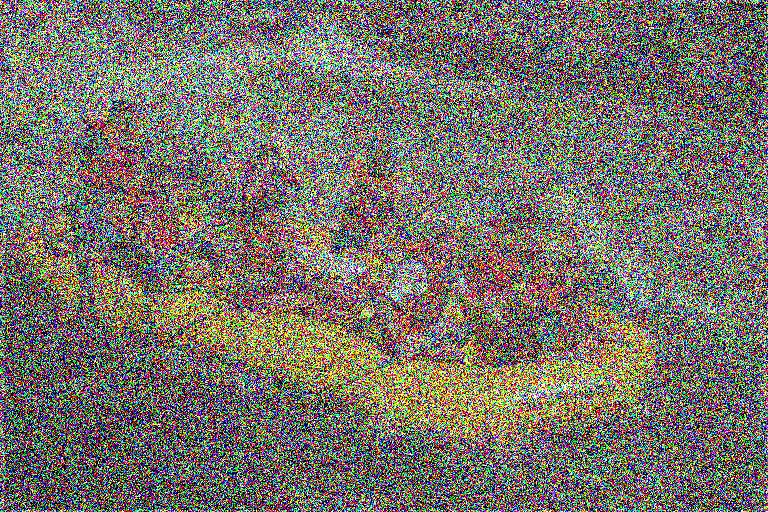
%> input picture BRISQUE_release/testimage1.bmp, 768 x 512 px
$ octave problem4.m   (GNU Octave 9; MATLAB toolbox functions it lacks are replaced by stand-ins)
%> lines starting %> are read from the running program, lines starting %| are printed output that depends on the picture
### BRISQUE_release/brisquescore.m
function qualityscore  = brisquescore(imdist)

if(size(imdist,3)==3)
    imdist = uint8(imdist);
    imdist = rgb2gray(imdist);
end

imdist = double(imdist);

if(nargin<2)
feat = brisque_feature(imdist);
disp('feat computed')
end


%---------------------------------------------------------------------
%Quality Score Computation
%---------------------------------------------------------------------


fid = fopen('test_ind','w');

for jj = 1:size(feat,1)

fprintf(fid,'1 ');
for kk = 1:size(feat,2)
fprintf(fid,'%d:%f ',kk,feat(jj,kk));
end
fprintf(fid,'\n');
end

fclose(fid);
warning off all
delete output test_ind_scaled dump
system('svm-scale -r allrange test_ind >> test_ind_scaled');
system('svm-predict -b 1 test_ind_scaled allmodel output >>dump');

load output
qualityscore = output;

### BRISQUE_release/brisque_feature.m
function feat = brisque_feature(imdist)

%------------------------------------------------
% Feature Computation
%-------------------------------------------------
scalenum = 2;
window = fspecial('gaussian',7,7/6);
window = window/sum(sum(window));

feat = [];
tic
for itr_scale = 1:scalenum

mu            = filter2(window, imdist, 'same');
mu_sq         = mu.*mu;
sigma         = sqrt(abs(filter2(window, imdist.*imdist, 'same') - mu_sq));
structdis     = (imdist-mu)./(sigma+1);


[alpha overallstd]       = estimateggdparam(structdis(:));
feat                     = [feat alpha overallstd^2];


shifts                   = [ 0 1;1 0 ; 1 1; -1 1];

for itr_shift =1:4

shifted_structdis        = circshift(structdis,shifts(itr_shift,:));
pair                     = structdis(:).*shifted_structdis(:);
[alpha leftstd rightstd] = estimateaggdparam(pair);
const                    =(sqrt(gamma(1/alpha))/sqrt(gamma(3/alpha)));
meanparam                =(rightstd-leftstd)*(gamma(2/alpha)/gamma(1/alpha))*const;
feat                     =[feat alpha meanparam leftstd^2 rightstd^2];

end


imdist                   = imresize(imdist,0.5);


end
toc

### BRISQUE_release/estimateggdparam.m
function [gamparam sigma] = estimateggdparam(vec)


gam                              = 0.2:0.001:10;
r_gam                            = (gamma(1./gam).*gamma(3./gam))./((gamma(2./gam)).^2);

sigma_sq                         = mean((vec).^2);
sigma                            = sqrt(sigma_sq);
E                                = mean(abs(vec));
rho                              = sigma_sq/E^2;
[min_difference, array_position] = min(abs(rho - r_gam));
gamparam                         = gam(array_position);

### problem4.m
clear();
%% 4. Image Quality (a)
% images/
%% 4. Image Quality (b)
% See attached spreadsheet
%% 4. Image Quality (c)
% See attached spreadsheet
%% 4. Image Quality (d)
% Read in images
img1 = imread('BRISQUE_release/testimage1.bmp');
%> img1 is the input picture: size 512x768x3 uint8; mean R, G, B 119.4, 114.8, 105.7
img2 = imread('BRISQUE_release/testimage2.bmp');
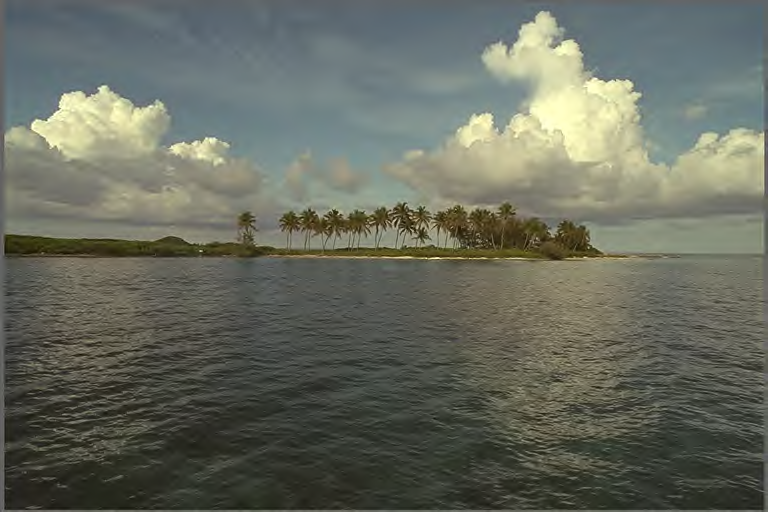
%> input picture BRISQUE_release/testimage2.bmp, 768 x 512 px
%> img2 is the input picture: size 512x768x3 uint8; mean R, G, B 103, 106.9, 95.4
% Show images side-by-side
figure('NumberTitle', 'off', 'Name', '2(a)');
subplot(121); imshow(img1); title('testimage1');
subplot(122); imshow(img2); title('testimage2');
% Calculate quality scores
qualityscore1 = brisquescore(img1);
%> in brisquescore, `imdist = rgb2gray(imdist);`:
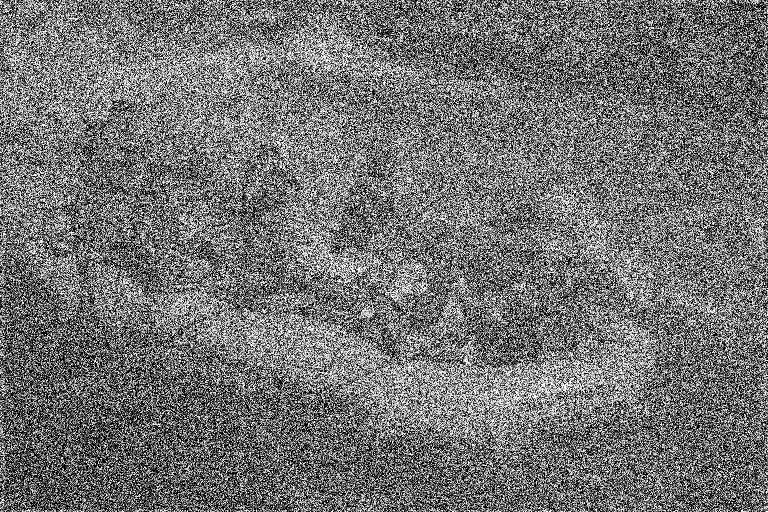
%> imdist: size 512x768 uint8; min 0, max 255, mean 115.2
%> the loop in brisque_feature, `for itr_scale = 1:scalenum` made 2 passes
%> (sigma_sq in estimateggdparam, E in estimateggdparam, rho in estimateggdparam, min_difference in estimateggdparam, array_position in estimateggdparam, gamparam in estimateggdparam) on pass 1: (0.797, 0.773, 1.33, 0.0159, 9801, 10)
%> (sigma_sq in estimateggdparam, E in estimateggdparam, rho in estimateggdparam, min_difference in estimateggdparam, array_position in estimateggdparam, gamparam in estimateggdparam) on pass 2: (0.69, 0.689, 1.45, 1.69e-05, 2924, 3.12)
%> pass 1, in brisque_feature, `mu            = filter2(window, imdist, 'same');`:
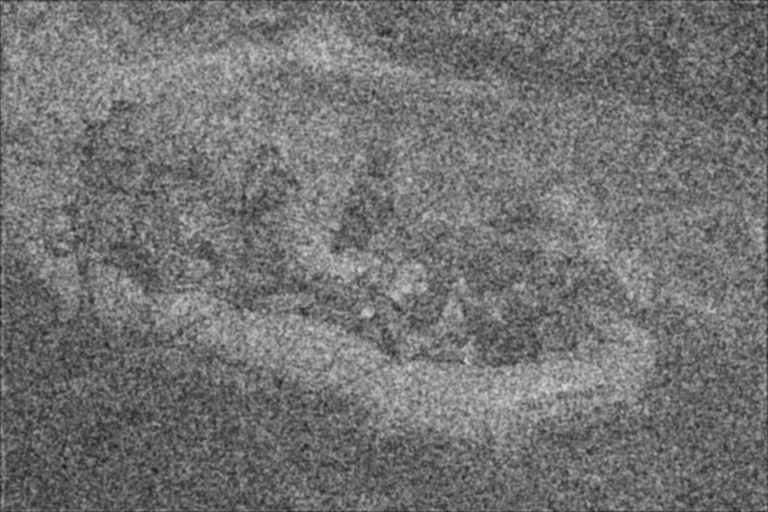
%> mu: size 512x768 double; min 26.8, max 216.4, mean 114.8
%> pass 1, in brisque_feature, `mu_sq         = mu.*mu;`:
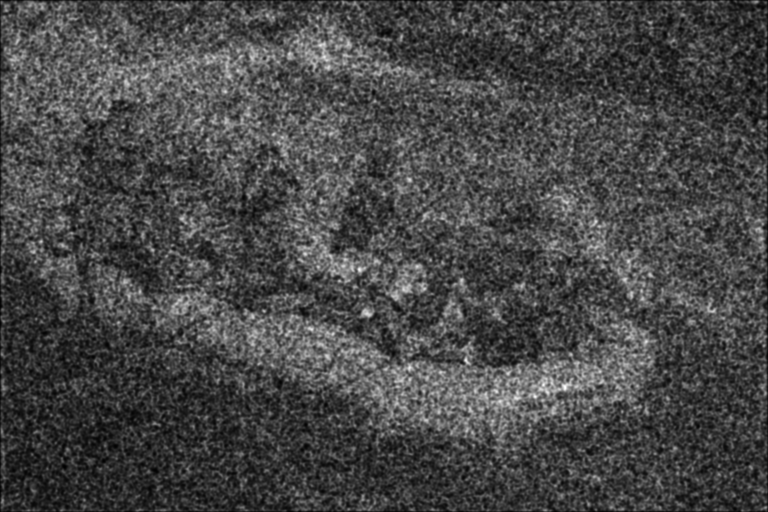
%> mu_sq: size 512x768 double; min 718.3, max 46843, mean 13790.6; drawn with min black and max white
%> pass 1, in brisque_feature, `sigma         = sqrt(abs(filter2(window, imdist.*imdist, 'same') - mu_..`:
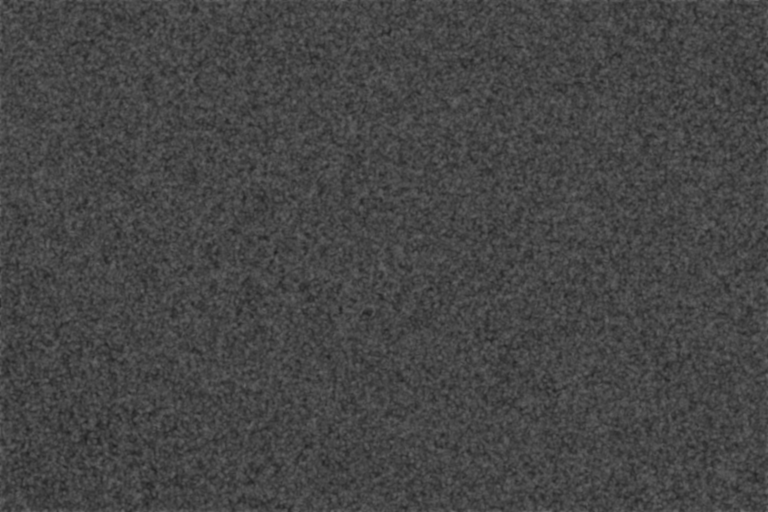
%> sigma: size 512x768 double; min 29.93, max 111.8, mean 69.7
%> pass 1, in brisque_feature, `structdis     = (imdist-mu)./(sigma+1);`:
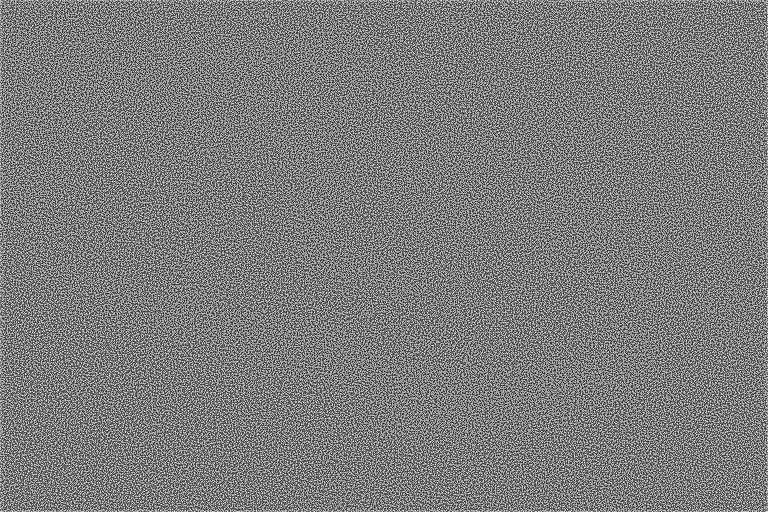
%> structdis: size 512x768 double; min -2.2, max 2.3, mean 0.000384; drawn with min black and max white
%> after the loop in brisque_feature, `for itr_scale = 1:scalenum`:
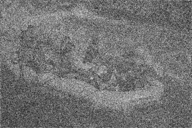
%> imdist: size 128x192 double; min 41.15, max 209.5, mean 115.1
%> after the loop in brisque_feature, `for itr_scale = 1:scalenum`: feat = 36 values, max 10 at index 1, min -0.119 at index 8, mean 0.886
%> the run ends on the next line
